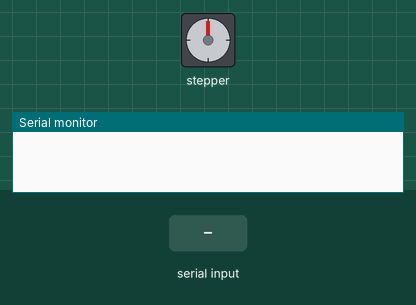
This sketch was run on a simulated Arduino Uno, built with avr-gcc and run on an emulated ATmega328P. Shown: stepper motor, the last lines printed to the serial monitor. The inputs (shaded band) are chosen by the test bench. Stepper angles assume 2048 steps per turn.

Above: at 1.2 s.
1.3 s: "1" received over Serial
At 1.77 s:
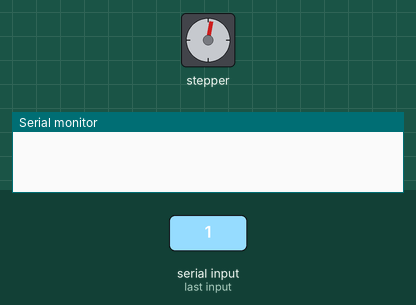
At 2.4 s:
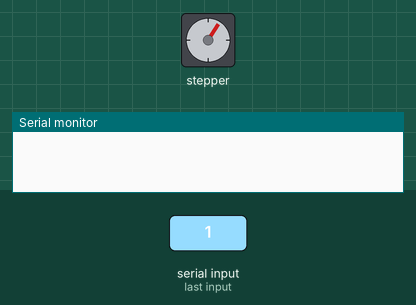
4.3 s: "0" received over Serial
At 4.9 s:
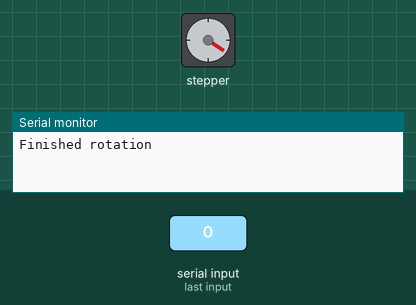
7.3 s: "2" received over Serial
Timing chart, 0 to 12.4 s (numbered marks = the images above; inputs shaded):
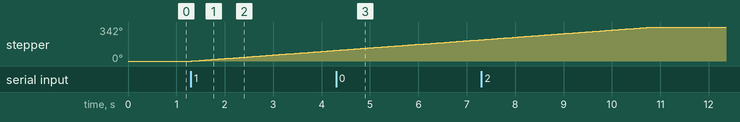

Measured:
- after the input at 1.3 s, stepper: keeps turning clockwise at about 36°/s, starting at once

The sketch:

rotator.ino
```cpp
#include <Stepper.h>

const int stepsPerRevolution = 2048;
const int rpm = 6;
Stepper stepper1 = Stepper(stepsPerRevolution, 8, 10, 9, 11);

const int fullRev = 23400;
const int degree = 10;
const int numSteps = fullRev * (degree / 360.0);

void setup() {
  stepper1.setSpeed(rpm);
  Serial.begin(9600); // opens serial port, sets data rate to 9600 bps
  Serial.read();
}

void loop() {
  waitForSerial();
  stepper1.step(numSteps);
  Serial.println("Finished rotation");
}

void waitForSerial(){
  while (!Serial.available()) {
  }
  Serial.read();
}
```
